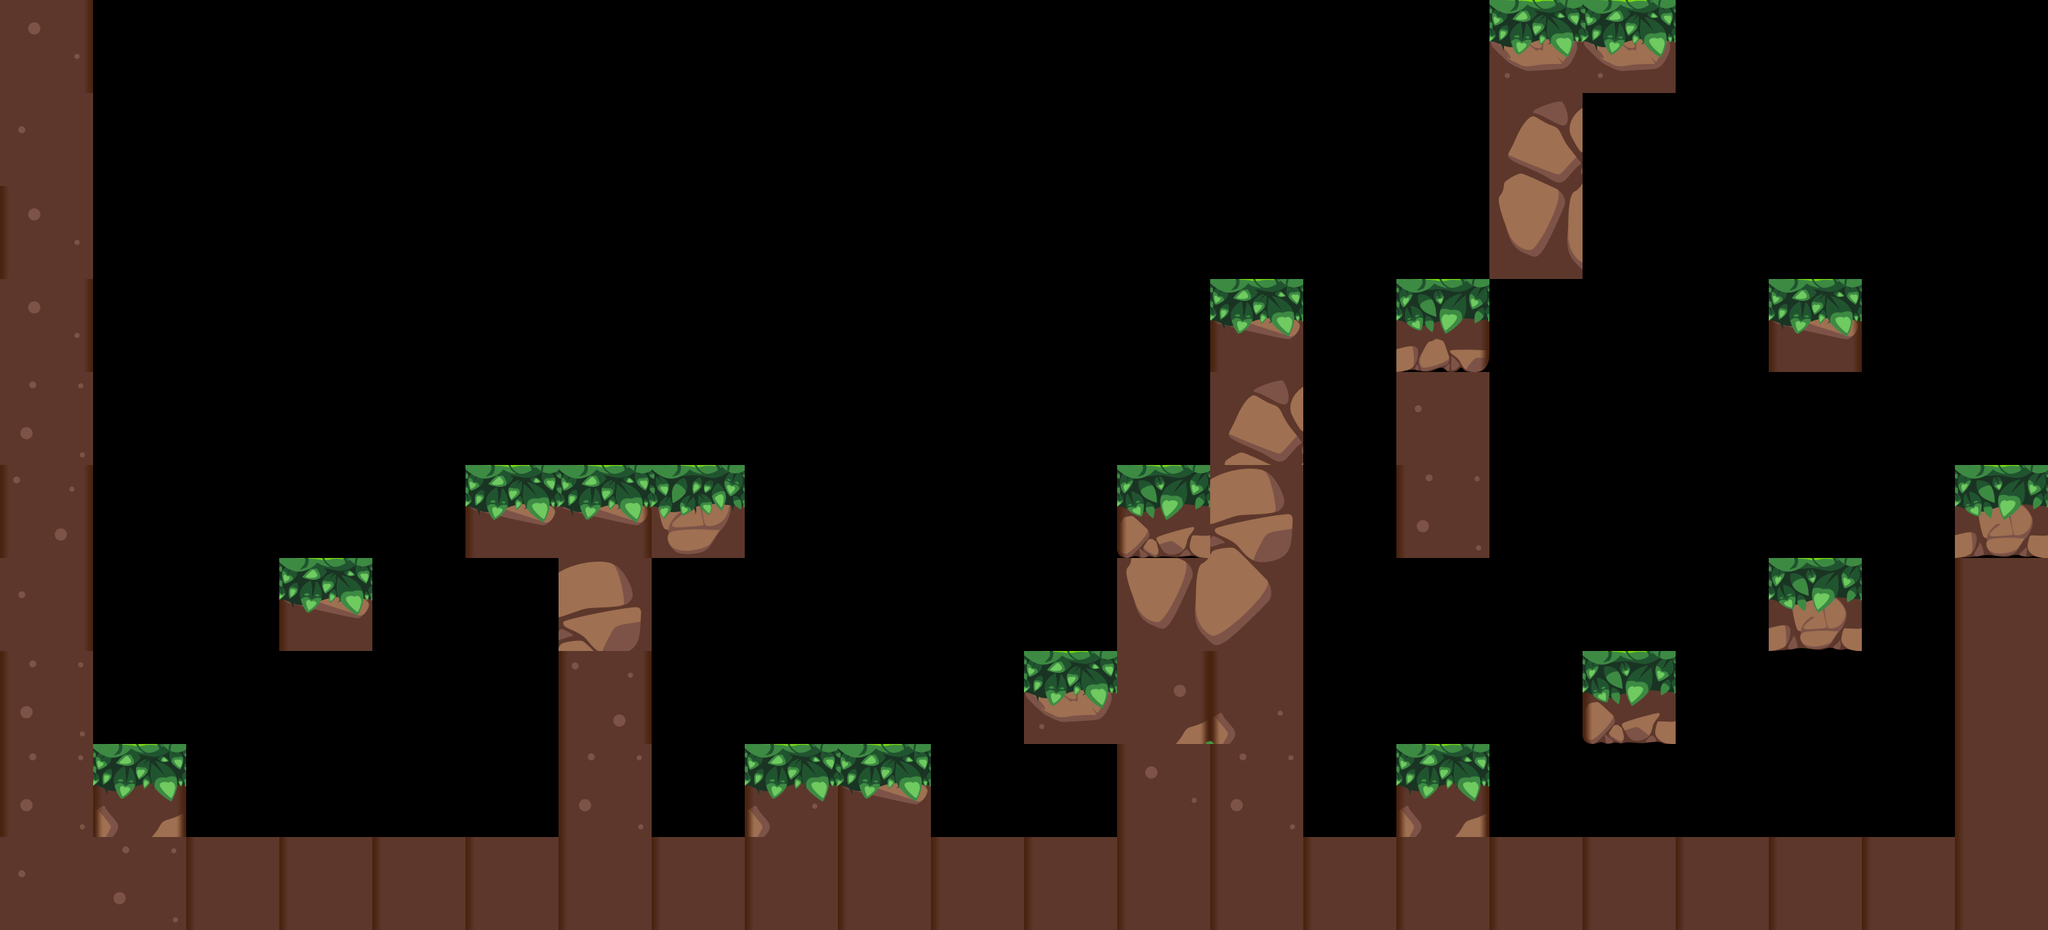

The image is a tile-based game level rendered from a .tmx file. Its description and complete source (layers, tilesets, objects, tile grids) follow:
An orthogonal 22x10 tile map with 128x128 px tiles, 1 tile layer (platforms) and 7 objects.

<map version="1.10" tiledversion="1.12.1" orientation="orthogonal" renderorder="right-down" width="22" height="10" tilewidth="128" tileheight="128" infinite="0" nextlayerid="3" nextobjectid="11">
 <tileset firstgid="1" name="Platforms" tilewidth="128" tileheight="128" tilecount="64" columns="8">
  <image source="../Tiles/tiles_1024_128x128.png" width="1024" height="1024" />
 </tileset>
 <layer id="1" name="platforms" width="22" height="10">
  <data encoding="csv">
19,0,0,0,0,0,0,0,0,0,0,0,0,0,0,0,12,12,0,0,0,0,
20,0,0,0,0,0,0,0,0,0,0,0,0,0,0,0,36,0,0,0,0,0,
33,0,0,0,0,0,0,0,0,0,0,0,0,0,0,0,44,0,0,0,0,0,
19,0,0,0,0,0,0,0,0,0,0,0,0,18,0,55,0,0,0,10,0,0,
22,0,0,0,0,0,0,0,0,0,0,0,0,36,0,20,0,0,0,0,0,0,
34,0,0,0,0,18,26,13,0,0,0,0,54,37,0,25,0,0,0,0,0,31,
27,0,0,18,0,0,37,0,0,0,0,0,44,45,0,0,0,0,0,31,0,17,
25,0,0,0,0,0,34,0,0,0,0,12,41,42,0,0,0,54,0,0,0,17,
25,59,0,0,0,0,25,0,58,18,0,0,33,25,0,59,0,0,0,0,0,17,
20,22,17,17,17,17,17,17,17,17,17,17,17,17,17,17,17,17,17,17,17,17
</data>
 </layer>
 <objectgroup id="2" name="Pickups">
  <object id="1" x="833.333" y="545.455">
   <point />
  </object>
  <object id="2" x="2487.88" y="712.121">
   <point />
  </object>
  <object id="3" x="2236.36" y="839.394">
   <point />
  </object>
  <object id="4" x="2751.52" y="587.879">
   <point />
  </object>
  <object id="5" x="1987.88" y="327.273">
   <point />
  </object>
  <object id="6" x="960.606" y="1072.73">
   <point />
  </object>
  <object id="7" x="2109.09" y="493.939">
   <point />
  </object>
 </objectgroup>
</map>
